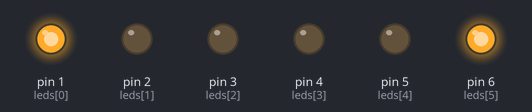
Simulated run of this sketch. Board: Arduino Uno, built with avr-gcc and run on an emulated ATmega328P. Parts: output pins drawn as LEDs (lit = HIGH). Pins used as bus, display or sensor lines are not drawn.

Above: at 1.0 s.
At 2.6 s:
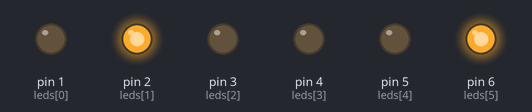
At 4.2 s:
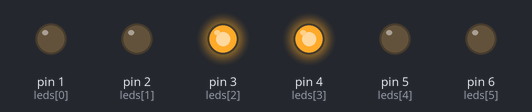
At 5.8 s:
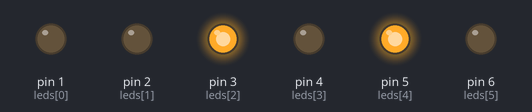
Timing chart, 0 to 8.5 s (numbered marks = the images above):
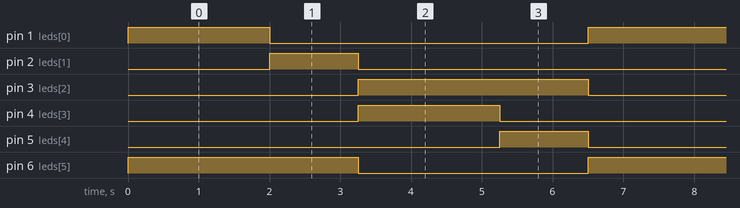

The sketch:

2_feux_tricolor.ino
```cpp
const int leds[6] = {1,2,3,4,5,6};

void setup() {
  for (int i = 0; i < 7; i++) {
    pinMode(leds[i], OUTPUT);
    digitalWrite(leds[i], LOW);
  }
}

void loop() {
  feux(1250, 2000);
}

void feux(int ptidelay, int lngdelay) {
  eteindre(4, 2);
  allumer(0, 5);
  delay(2000);
  allumer(1, 666);
  eteindre(0, 666);
  delay(1250);
  allumer(2, 3);
  eteindre(5, 1);
  delay(2000);
  allumer(4, 666);
  eteindre(3, 666);
  delay(1250);
}

void allumer(int pin, int piin) {
  digitalWrite(leds[pin], HIGH);
  digitalWrite(leds[piin], HIGH);
}

void eteindre(int pin, int piin) {
  digitalWrite(leds[pin], LOW);
  digitalWrite(leds[piin], LOW);
}
```

Measured:
- by itself, pin 1 (leds[0]), pin 4 (leds[3]): alternates HIGH for 2.0 s and LOW for 4.5 s
- by itself, pin 2 (leds[1]), pin 5 (leds[4]): alternates HIGH for 1.3 s and LOW for 5.3 s
- by itself, pin 3 (leds[2]), pin 6 (leds[5]): alternates HIGH for 3.3 s and LOW for 3.3 s
